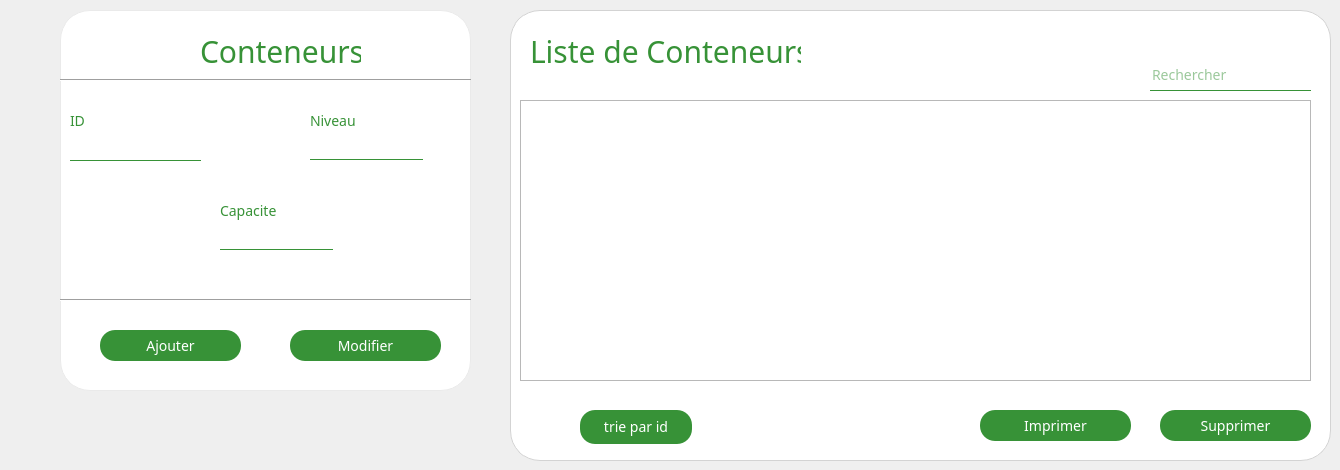
    <widget class="QWidget" name="page_6">
     <widget class="QFrame" name="frame_15">
      <property name="geometry">
       <rect>
        <x>60</x>
        <y>10</y>
        <width>411</width>
        <height>381</height>
       </rect>
      </property>
      <property name="styleSheet">
       <string notr="true"> *{
font-family:century gothic;
color:#379237;
border-color:#379237;
font-size:14px;}
	#frame_15 {


font-family:century gothic;
    border: 1px solid #379237;
    border-radius: 30px;
border-color: #eaeaea;
    margin-top: 0.5em;
background : white;
}
QFrame[frameShape=&quot;4&quot;],
QFrame[frameShape=&quot;5&quot;]
{
   border: none;
    border-bottom: 1px solid #379237;
}
QComboButton{
font-family:century gothic;
background:transparent;
border:none;
color:#379237;
border-bottom: 1px solid #379237;}
QLabel{
background:transparent;}

QLineEdit
{
font-family:century gothic;
background:transparent;
border:none;
color:#379237;
border-bottom: 1px solid #379237;
}
QDateTimeEdit
{
font-family:century gothic;
background:transparent;
border:none;
color:#379237;
border-bottom: 1px solid #379237;
}</string>
      </property>
      <property name="frameShape">
       <enum>QFrame::StyledPanel</enum>
      </property>
      <property name="frameShadow">
       <enum>QFrame::Raised</enum>
      </property>
      <widget class="QLabel" name="label_49">
       <property name="geometry">
        <rect>
         <x>140</x>
         <y>0</y>
         <width>161</width>
         <height>81</height>
        </rect>
       </property>
       <property name="styleSheet">
        <string notr="true">*{
font: 40pt  'Oswald';font-size:30px;
color: #379237;
}</string>
       </property>
       <property name="text">
        <string>Conteneurs</string>
       </property>
      </widget>
      <widget class="Line" name="line_13">
       <property name="geometry">
        <rect>
         <x>0</x>
         <y>60</y>
         <width>411</width>
         <height>20</height>
        </rect>
       </property>
       <property name="palette">
        <palette>
         <active>
          <colorrole role="WindowText">
           <brush brushstyle="SolidPattern">
            <color alpha="255">
             <red>55</red>
             <green>146</green>
             <blue>55</blue>
            </color>
           </brush>
          </colorrole>
          <colorrole role="Button">
           <brush brushstyle="SolidPattern">
            <color alpha="255">
             <red>255</red>
             <green>255</green>
             <blue>255</blue>
            </color>
           </brush>
          </colorrole>
          <colorrole role="Text">
           <brush brushstyle="SolidPattern">
            <color alpha="255">
             <red>55</red>
             <green>146</green>
             <blue>55</blue>
            </color>
           </brush>
          </colorrole>
          <colorrole role="ButtonText">
           <brush brushstyle="SolidPattern">
            <color alpha="255">
             <red>55</red>
             <green>146</green>
             <blue>55</blue>
            </color>
           </brush>
          </colorrole>
          <colorrole role="Base">
           <brush brushstyle="SolidPattern">
            <color alpha="255">
             <red>255</red>
             <green>255</green>
             <blue>255</blue>
            </color>
           </brush>
          </colorrole>
          <colorrole role="Window">
           <brush brushstyle="SolidPattern">
            <color alpha="255">
             <red>255</red>
             <green>255</green>
             <blue>255</blue>
            </color>
           </brush>
          </colorrole>
          <colorrole role="PlaceholderText">
           <brush brushstyle="NoBrush">
            <color alpha="128">
             <red>55</red>
             <green>146</green>
             <blue>55</blue>
            </color>
           </brush>
          </colorrole>
         </active>
         <inactive>
          <colorrole role="WindowText">
           <brush brushstyle="SolidPattern">
            <color alpha="255">
             <red>55</red>
             <green>146</green>
             <blue>55</blue>
            </color>
           </brush>
          </colorrole>
          <colorrole role="Button">
           <brush brushstyle="SolidPattern">
            <color alpha="255">
             <red>255</red>
             <green>255</green>
             <blue>255</blue>
            </color>
           </brush>
          </colorrole>
          <colorrole role="Text">
           <brush brushstyle="SolidPattern">
            <color alpha="255">
             <red>55</red>
             <green>146</green>
             <blue>55</blue>
            </color>
           </brush>
          </colorrole>
          <colorrole role="ButtonText">
           <brush brushstyle="SolidPattern">
            <color alpha="255">
             <red>55</red>
             <green>146</green>
             <blue>55</blue>
            </color>
           </brush>
          </colorrole>
          <colorrole role="Base">
           <brush brushstyle="SolidPattern">
            <color alpha="255">
             <red>255</red>
             <green>255</green>
             <blue>255</blue>
            </color>
           </brush>
          </colorrole>
          <colorrole role="Window">
           <brush brushstyle="SolidPattern">
            <color alpha="255">
             <red>255</red>
             <green>255</green>
             <blue>255</blue>
            </color>
           </brush>
          </colorrole>
          <colorrole role="PlaceholderText">
           <brush brushstyle="NoBrush">
            <color alpha="128">
             <red>55</red>
             <green>146</green>
             <blue>55</blue>
            </color>
           </brush>
          </colorrole>
         </inactive>
         <disabled>
          <colorrole role="WindowText">
           <brush brushstyle="SolidPattern">
            <color alpha="255">
             <red>55</red>
             <green>146</green>
             <blue>55</blue>
            </color>
           </brush>
          </colorrole>
          <colorrole role="Button">
           <brush brushstyle="SolidPattern">
            <color alpha="255">
             <red>255</red>
             <green>255</green>
             <blue>255</blue>
            </color>
           </brush>
          </colorrole>
          <colorrole role="Text">
           <brush brushstyle="SolidPattern">
            <color alpha="255">
             <red>55</red>
             <green>146</green>
             <blue>55</blue>
            </color>
           </brush>
          </colorrole>
          <colorrole role="ButtonText">
           <brush brushstyle="SolidPattern">
            <color alpha="255">
             <red>55</red>
             <green>146</green>
             <blue>55</blue>
            </color>
           </brush>
          </colorrole>
          <colorrole role="Base">
           <brush brushstyle="SolidPattern">
            <color alpha="255">
             <red>255</red>
             <green>255</green>
             <blue>255</blue>
            </color>
           </brush>
          </colorrole>
          <colorrole role="Window">
           <brush brushstyle="SolidPattern">
            <color alpha="255">
             <red>255</red>
             <green>255</green>
             <blue>255</blue>
            </color>
           </brush>
          </colorrole>
          <colorrole role="PlaceholderText">
           <brush brushstyle="NoBrush">
            <color alpha="128">
             <red>55</red>
             <green>146</green>
             <blue>55</blue>
            </color>
           </brush>
          </colorrole>
         </disabled>
        </palette>
       </property>
       <property name="orientation">
        <enum>Qt::Horizontal</enum>
       </property>
      </widget>
      <widget class="QLabel" name="label_50">
       <property name="geometry">
        <rect>
         <x>10</x>
         <y>100</y>
         <width>111</width>
         <height>21</height>
        </rect>
       </property>
       <property name="font">
        <font>
         <family>century gothic</family>
         <pointsize>-1</pointsize>
        </font>
       </property>
       <property name="styleSheet">
        <string notr="true"/>
       </property>
       <property name="text">
        <string>ID</string>
       </property>
      </widget>
      <widget class="QLabel" name="label_51">
       <property name="geometry">
        <rect>
         <x>250</x>
         <y>100</y>
         <width>111</width>
         <height>21</height>
        </rect>
       </property>
       <property name="font">
        <font>
         <family>century gothic</family>
         <pointsize>-1</pointsize>
        </font>
       </property>
       <property name="styleSheet">
        <string notr="true"/>
       </property>
       <property name="text">
        <string>Niveau</string>
       </property>
      </widget>
      <widget class="QLineEdit" name="capacite">
       <property name="geometry">
        <rect>
         <x>160</x>
         <y>220</y>
         <width>113</width>
         <height>20</height>
        </rect>
       </property>
      </widget>
      <widget class="QLabel" name="label_52">
       <property name="geometry">
        <rect>
         <x>160</x>
         <y>190</y>
         <width>101</width>
         <height>21</height>
        </rect>
       </property>
       <property name="font">
        <font>
         <family>century gothic</family>
         <pointsize>-1</pointsize>
        </font>
       </property>
       <property name="styleSheet">
        <string notr="true"/>
       </property>
       <property name="text">
        <string>Capacite</string>
       </property>
      </widget>
      <widget class="Line" name="line_14">
       <property name="geometry">
        <rect>
         <x>0</x>
         <y>280</y>
         <width>411</width>
         <height>20</height>
        </rect>
       </property>
       <property name="palette">
        <palette>
         <active>
          <colorrole role="WindowText">
           <brush brushstyle="SolidPattern">
            <color alpha="255">
             <red>55</red>
             <green>146</green>
             <blue>55</blue>
            </color>
           </brush>
          </colorrole>
          <colorrole role="Button">
           <brush brushstyle="SolidPattern">
            <color alpha="255">
             <red>255</red>
             <green>255</green>
             <blue>255</blue>
            </color>
           </brush>
          </colorrole>
          <colorrole role="Text">
           <brush brushstyle="SolidPattern">
            <color alpha="255">
             <red>55</red>
             <green>146</green>
             <blue>55</blue>
            </color>
           </brush>
          </colorrole>
          <colorrole role="ButtonText">
           <brush brushstyle="SolidPattern">
            <color alpha="255">
             <red>55</red>
             <green>146</green>
             <blue>55</blue>
            </color>
           </brush>
          </colorrole>
          <colorrole role="Base">
           <brush brushstyle="SolidPattern">
            <color alpha="255">
             <red>255</red>
             <green>255</green>
             <blue>255</blue>
            </color>
           </brush>
          </colorrole>
          <colorrole role="Window">
           <brush brushstyle="SolidPattern">
            <color alpha="255">
             <red>255</red>
             <green>255</green>
             <blue>255</blue>
            </color>
           </brush>
          </colorrole>
          <colorrole role="PlaceholderText">
           <brush brushstyle="NoBrush">
            <color alpha="128">
             <red>55</red>
             <green>146</green>
             <blue>55</blue>
            </color>
           </brush>
          </colorrole>
         </active>
         <inactive>
          <colorrole role="WindowText">
           <brush brushstyle="SolidPattern">
            <color alpha="255">
             <red>55</red>
             <green>146</green>
             <blue>55</blue>
            </color>
           </brush>
          </colorrole>
          <colorrole role="Button">
           <brush brushstyle="SolidPattern">
            <color alpha="255">
             <red>255</red>
             <green>255</green>
             <blue>255</blue>
            </color>
           </brush>
          </colorrole>
          <colorrole role="Text">
           <brush brushstyle="SolidPattern">
            <color alpha="255">
             <red>55</red>
             <green>146</green>
             <blue>55</blue>
            </color>
           </brush>
          </colorrole>
          <colorrole role="ButtonText">
           <brush brushstyle="SolidPattern">
            <color alpha="255">
             <red>55</red>
             <green>146</green>
             <blue>55</blue>
            </color>
           </brush>
          </colorrole>
          <colorrole role="Base">
           <brush brushstyle="SolidPattern">
            <color alpha="255">
             <red>255</red>
             <green>255</green>
             <blue>255</blue>
            </color>
           </brush>
          </colorrole>
          <colorrole role="Window">
           <brush brushstyle="SolidPattern">
            <color alpha="255">
             <red>255</red>
             <green>255</green>
             <blue>255</blue>
            </color>
           </brush>
          </colorrole>
          <colorrole role="PlaceholderText">
           <brush brushstyle="NoBrush">
            <color alpha="128">
             <red>55</red>
             <green>146</green>
             <blue>55</blue>
            </color>
           </brush>
          </colorrole>
         </inactive>
         <disabled>
          <colorrole role="WindowText">
           <brush brushstyle="SolidPattern">
            <color alpha="255">
             <red>55</red>
             <green>146</green>
             <blue>55</blue>
            </color>
           </brush>
          </colorrole>
          <colorrole role="Button">
           <brush brushstyle="SolidPattern">
            <color alpha="255">
             <red>255</red>
             <green>255</green>
             <blue>255</blue>
            </color>
           </brush>
          </colorrole>
          <colorrole role="Text">
           <brush brushstyle="SolidPattern">
            <color alpha="255">
             <red>55</red>
             <green>146</green>
             <blue>55</blue>
            </color>
           </brush>
          </colorrole>
          <colorrole role="ButtonText">
           <brush brushstyle="SolidPattern">
            <color alpha="255">
             <red>55</red>
             <green>146</green>
             <blue>55</blue>
            </color>
           </brush>
          </colorrole>
          <colorrole role="Base">
           <brush brushstyle="SolidPattern">
            <color alpha="255">
             <red>255</red>
             <green>255</green>
             <blue>255</blue>
            </color>
           </brush>
          </colorrole>
          <colorrole role="Window">
           <brush brushstyle="SolidPattern">
            <color alpha="255">
             <red>255</red>
             <green>255</green>
             <blue>255</blue>
            </color>
           </brush>
          </colorrole>
          <colorrole role="PlaceholderText">
           <brush brushstyle="NoBrush">
            <color alpha="128">
             <red>55</red>
             <green>146</green>
             <blue>55</blue>
            </color>
           </brush>
          </colorrole>
         </disabled>
        </palette>
       </property>
       <property name="styleSheet">
        <string notr="true">QFrame[frameShape=&quot;4&quot;] /* QFrame::HLine == 0x0004 */
{
    color: red;
}</string>
       </property>
       <property name="frameShadow">
        <enum>QFrame::Sunken</enum>
       </property>
       <property name="orientation">
        <enum>Qt::Horizontal</enum>
       </property>
      </widget>
      <widget class="QPushButton" name="pb_ajouter_3">
       <property name="geometry">
        <rect>
         <x>40</x>
         <y>320</y>
         <width>141</width>
         <height>31</height>
        </rect>
       </property>
       <property name="styleSheet">
        <string notr="true">QPushButton{
background: #379237;
color: white;
border-radius:15px;}  
QPushButton:hover
{
    border: 1px solid #1990ea;
color:  #379237;
border-radius:15px;
background: white;}  </string>
       </property>
       <property name="text">
        <string>Ajouter</string>
       </property>
      </widget>
      <widget class="QPushButton" name="pb_modifier_2">
       <property name="enabled">
        <bool>true</bool>
       </property>
       <property name="geometry">
        <rect>
         <x>230</x>
         <y>320</y>
         <width>151</width>
         <height>31</height>
        </rect>
       </property>
       <property name="styleSheet">
        <string notr="true">QPushButton{
background: #379237;
color: white;
border-radius:15px;}  
QPushButton:hover
{
    border: 1px solid #1990ea;
color:  #379237;
border-radius:15px;
background: white;}  </string>
       </property>
       <property name="text">
        <string>Modifier</string>
       </property>
      </widget>
      <widget class="QLineEdit" name="niveau">
       <property name="geometry">
        <rect>
         <x>250</x>
         <y>130</y>
         <width>113</width>
         <height>20</height>
        </rect>
       </property>
      </widget>
      <widget class="QLineEdit" name="id">
       <property name="geometry">
        <rect>
         <x>10</x>
         <y>120</y>
         <width>131</width>
         <height>31</height>
        </rect>
       </property>
      </widget>
     </widget>
     <widget class="QFrame" name="frame_14">
      <property name="geometry">
       <rect>
        <x>510</x>
        <y>10</y>
        <width>821</width>
        <height>451</height>
       </rect>
      </property>
      <property name="styleSheet">
       <string notr="true"> *{
font-family:century gothic;
color:#379237;
border-color:#379237;
font-size:14px;}
	#frame_14{


font-family:century gothic;
    border: 1px solid #379237;
    border-radius: 30px;
border-color: lightgray;
    margin-top: 0.5em;
background : white;
}
</string>
      </property>
      <property name="frameShape">
       <enum>QFrame::StyledPanel</enum>
      </property>
      <property name="frameShadow">
       <enum>QFrame::Raised</enum>
      </property>
      <widget class="QLabel" name="label_46">
       <property name="geometry">
        <rect>
         <x>20</x>
         <y>20</y>
         <width>271</width>
         <height>41</height>
        </rect>
       </property>
       <property name="styleSheet">
        <string notr="true">*{
font: 40pt  'Oswald';font-size:30px;
color: #379237;
}</string>
       </property>
       <property name="text">
        <string>Liste de Conteneurs</string>
       </property>
      </widget>
      <widget class="QTableView" name="tab_cont">
       <property name="geometry">
        <rect>
         <x>10</x>
         <y>90</y>
         <width>791</width>
         <height>281</height>
        </rect>
       </property>
       <property name="styleSheet">
        <string notr="true">



QScrollBar:vertical {
    background: rgb(188, 224, 235);
            border: 0px solid #999999;
            width:10px;    

margin: 0px 0px 0px 0px;
}
 QScrollBar::handle:vertical {
    background: rgb(71, 153, 176);
          	border: 0px solid red;
            min-height: 0px;
			border-radius: 8px;

	 }
QScrollBar:horizontal {
    background: rgb(188, 224, 235);
            border: 0px solid #999999;
margin: 0px 0px 0px 0px;

}
 QScrollBar::handle:horizontal {
    background: rgb(71, 153, 176);
                     	border: 0px solid red;
            min-height: 0px;
			border-radius: 8px;
            width:10px;    


 }</string>
       </property>
       <property name="selectionMode">
        <enum>QAbstractItemView::ContiguousSelection</enum>
       </property>
       <property name="selectionBehavior">
        <enum>QAbstractItemView::SelectRows</enum>
       </property>
       <attribute name="horizontalHeaderHighlightSections">
        <bool>false</bool>
       </attribute>
      </widget>
      <widget class="QLineEdit" name="lineEdit_rech_2">
       <property name="geometry">
        <rect>
         <x>640</x>
         <y>50</y>
         <width>161</width>
         <height>31</height>
        </rect>
       </property>
       <property name="styleSheet">
        <string notr="true">QLineEdit
{
font-family:century gothic;
background:transparent;
border:none;
color:#379237;
border-bottom: 1px solid #379237;

}</string>
       </property>
       <property name="placeholderText">
        <string>Rechercher</string>
       </property>
      </widget>
      <widget class="QLabel" name="label_47">
       <property name="geometry">
        <rect>
         <x>770</x>
         <y>53</y>
         <width>21</width>
         <height>21</height>
        </rect>
       </property>
       <property name="styleSheet">
        <string notr="true"/>
       </property>
       <property name="text">
        <string/>
       </property>
       <property name="pixmap">
        <pixmap resource="resources.qrc">:/img/img/chercher.png</pixmap>
       </property>
       <property name="scaledContents">
        <bool>true</bool>
       </property>
      </widget>
      <widget class="QPushButton" name="pb_supprimer_2">
       <property name="geometry">
        <rect>
         <x>650</x>
         <y>400</y>
         <width>151</width>
         <height>31</height>
        </rect>
       </property>
       <property name="styleSheet">
        <string notr="true">QPushButton{
background: #379237;
color: white;
border-radius:15px;}  
QPushButton:hover
{
    border: 1px solid #379237;
color:  #379237;
border-radius:15px;
background: white;}  </string>
       </property>
       <property name="text">
        <string>Supprimer</string>
       </property>
      </widget>
      <widget class="QPushButton" name="pb_pdf_2">
       <property name="geometry">
        <rect>
         <x>470</x>
         <y>400</y>
         <width>151</width>
         <height>31</height>
        </rect>
       </property>
       <property name="styleSheet">
        <string notr="true">QPushButton{
background: #379237;
color: white;
border-radius:15px;}  
QPushButton:hover
{
    border: 1px solid #379237;
color:  #379237;
border-radius:15px;
background: white;}  </string>
       </property>
       <property name="text">
        <string>Imprimer</string>
       </property>
      </widget>
      <widget class="QLabel" name="label_48">
       <property name="geometry">
        <rect>
         <x>10</x>
         <y>390</y>
         <width>51</width>
         <height>51</height>
        </rect>
       </property>
       <property name="text">
        <string/>
       </property>
       <property name="pixmap">
        <pixmap resource="resources.qrc">:/img/img/sort.png</pixmap>
       </property>
       <property name="scaledContents">
        <bool>true</bool>
       </property>
      </widget>
      <widget class="QPushButton" name="pushButton_9">
       <property name="geometry">
        <rect>
         <x>70</x>
         <y>400</y>
         <width>112</width>
         <height>34</height>
        </rect>
       </property>
       <property name="styleSheet">
        <string notr="true">QPushButton{
background: #379237;
color: white;
border-radius:15px;}  
QPushButton:hover
{
    border: 1px solid #379237;
color:  #379237;
border-radius:15px;
background: white;}  </string>
       </property>
       <property name="text">
        <string>trie par id</string>
       </property>
      </widget>
     </widget>
    </widget>
